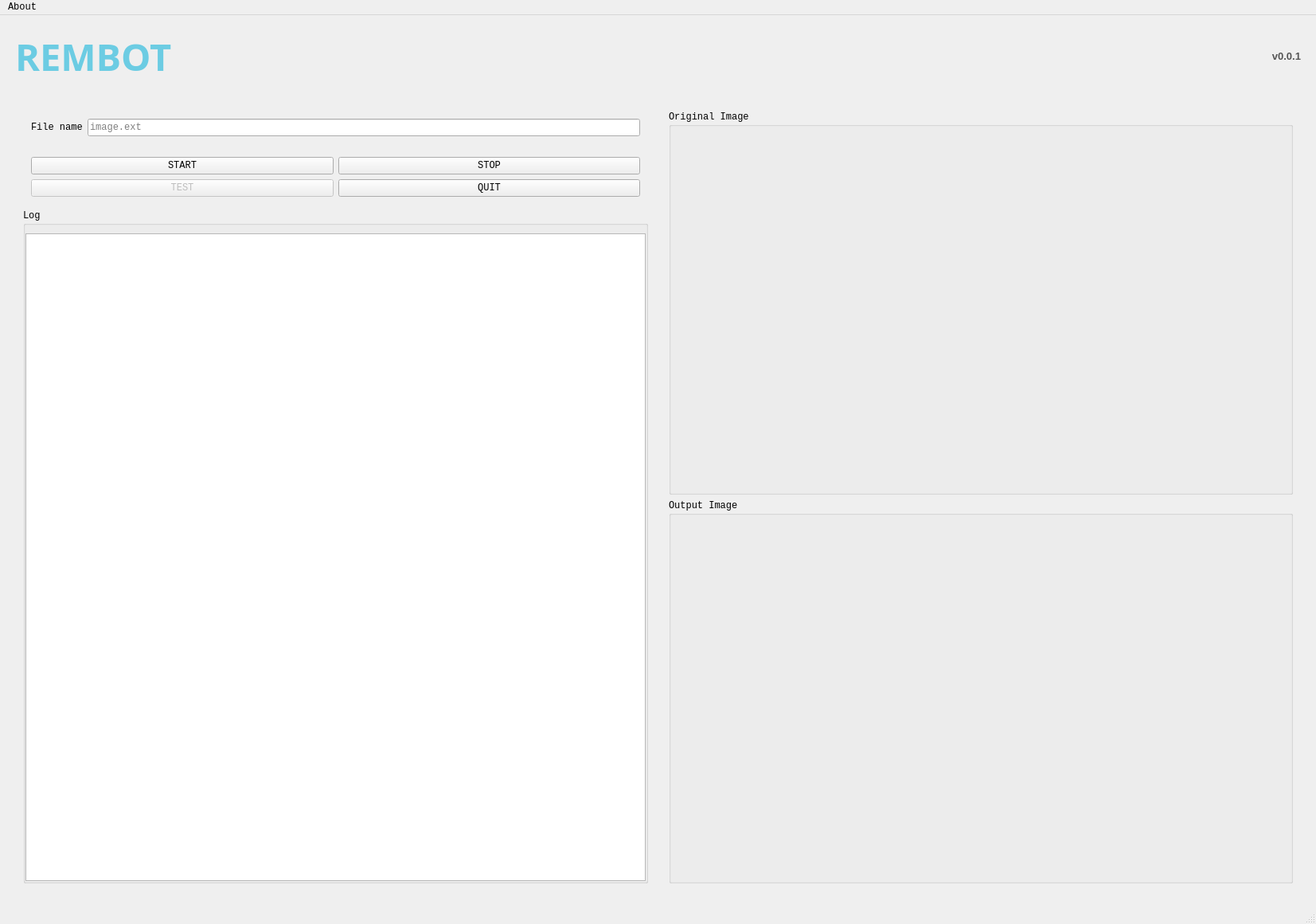
<?xml version="1.0" encoding="UTF-8"?>
<ui version="4.0">
 <class>Main</class>
 <widget class="QMainWindow" name="Main">
  <property name="geometry">
   <rect>
    <x>0</x>
    <y>0</y>
    <width>1653</width>
    <height>1160</height>
   </rect>
  </property>
  <property name="sizePolicy">
   <sizepolicy hsizetype="Fixed" vsizetype="Fixed">
    <horstretch>0</horstretch>
    <verstretch>0</verstretch>
   </sizepolicy>
  </property>
  <property name="font">
   <font>
    <family>Lucida Console</family>
   </font>
  </property>
  <property name="windowTitle">
   <string>Rembot</string>
  </property>
  <property name="windowIcon">
   <iconset>
    <normaloff>icon.png</normaloff>icon.png</iconset>
  </property>
  <property name="layoutDirection">
   <enum>Qt::LeftToRight</enum>
  </property>
  <property name="styleSheet">
   <string notr="true"/>
  </property>
  <widget class="QWidget" name="Rembot">
   <property name="enabled">
    <bool>true</bool>
   </property>
   <property name="autoFillBackground">
    <bool>false</bool>
   </property>
   <layout class="QVBoxLayout" name="verticalLayout">
    <item>
     <layout class="QHBoxLayout" name="title_box" stretch="0,0">
      <property name="leftMargin">
       <number>10</number>
      </property>
      <property name="topMargin">
       <number>10</number>
      </property>
      <property name="rightMargin">
       <number>10</number>
      </property>
      <property name="bottomMargin">
       <number>10</number>
      </property>
      <item>
       <widget class="QLabel" name="prgoram_title">
        <property name="font">
         <font>
          <family>OCR A Extended</family>
          <pointsize>35</pointsize>
          <weight>75</weight>
          <italic>false</italic>
          <bold>true</bold>
         </font>
        </property>
        <property name="cursor">
         <cursorShape>ArrowCursor</cursorShape>
        </property>
        <property name="layoutDirection">
         <enum>Qt::LeftToRight</enum>
        </property>
        <property name="styleSheet">
         <string notr="true">color: rgb(108, 204, 227);</string>
        </property>
        <property name="text">
         <string>REMBOT</string>
        </property>
        <property name="scaledContents">
         <bool>false</bool>
        </property>
        <property name="alignment">
         <set>Qt::AlignLeading|Qt::AlignLeft|Qt::AlignVCenter</set>
        </property>
        <property name="margin">
         <number>0</number>
        </property>
       </widget>
      </item>
      <item>
       <widget class="QLabel" name="version_number">
        <property name="font">
         <font>
          <family>Tahoma</family>
          <pointsize>10</pointsize>
          <weight>75</weight>
          <bold>true</bold>
         </font>
        </property>
        <property name="styleSheet">
         <string notr="true">color: rgb(85, 85, 85);</string>
        </property>
        <property name="text">
         <string>v0.0.1</string>
        </property>
        <property name="alignment">
         <set>Qt::AlignRight|Qt::AlignTrailing|Qt::AlignVCenter</set>
        </property>
       </widget>
      </item>
     </layout>
    </item>
    <item>
     <layout class="QHBoxLayout" name="content_box">
      <property name="sizeConstraint">
       <enum>QLayout::SetDefaultConstraint</enum>
      </property>
      <property name="leftMargin">
       <number>10</number>
      </property>
      <property name="topMargin">
       <number>10</number>
      </property>
      <property name="rightMargin">
       <number>10</number>
      </property>
      <property name="bottomMargin">
       <number>10</number>
      </property>
      <item>
       <layout class="QVBoxLayout" name="left_box">
        <property name="sizeConstraint">
         <enum>QLayout::SetFixedSize</enum>
        </property>
        <property name="leftMargin">
         <number>10</number>
        </property>
        <property name="topMargin">
         <number>10</number>
        </property>
        <property name="rightMargin">
         <number>10</number>
        </property>
        <property name="bottomMargin">
         <number>10</number>
        </property>
        <item>
         <layout class="QHBoxLayout" name="file_box">
          <property name="leftMargin">
           <number>10</number>
          </property>
          <property name="topMargin">
           <number>10</number>
          </property>
          <property name="rightMargin">
           <number>10</number>
          </property>
          <property name="bottomMargin">
           <number>10</number>
          </property>
          <item>
           <widget class="QLabel" name="label">
            <property name="sizePolicy">
             <sizepolicy hsizetype="Fixed" vsizetype="Preferred">
              <horstretch>0</horstretch>
              <verstretch>0</verstretch>
             </sizepolicy>
            </property>
            <property name="text">
             <string>File name</string>
            </property>
           </widget>
          </item>
          <item>
           <widget class="QLineEdit" name="lineEdit">
            <property name="sizePolicy">
             <sizepolicy hsizetype="Preferred" vsizetype="Preferred">
              <horstretch>0</horstretch>
              <verstretch>0</verstretch>
             </sizepolicy>
            </property>
            <property name="minimumSize">
             <size>
              <width>0</width>
              <height>0</height>
             </size>
            </property>
            <property name="acceptDrops">
             <bool>true</bool>
            </property>
            <property name="layoutDirection">
             <enum>Qt::LeftToRight</enum>
            </property>
            <property name="text">
             <string/>
            </property>
            <property name="frame">
             <bool>true</bool>
            </property>
            <property name="alignment">
             <set>Qt::AlignLeading|Qt::AlignLeft|Qt::AlignVCenter</set>
            </property>
            <property name="placeholderText">
             <string>image.ext</string>
            </property>
           </widget>
          </item>
         </layout>
        </item>
        <item>
         <layout class="QGridLayout" name="button_box">
          <property name="leftMargin">
           <number>10</number>
          </property>
          <property name="topMargin">
           <number>10</number>
          </property>
          <property name="rightMargin">
           <number>10</number>
          </property>
          <property name="bottomMargin">
           <number>10</number>
          </property>
          <item row="0" column="0">
           <widget class="QPushButton" name="start_button">
            <property name="sizePolicy">
             <sizepolicy hsizetype="Minimum" vsizetype="Minimum">
              <horstretch>0</horstretch>
              <verstretch>0</verstretch>
             </sizepolicy>
            </property>
            <property name="text">
             <string>START</string>
            </property>
           </widget>
          </item>
          <item row="0" column="1">
           <widget class="QPushButton" name="stop_button">
            <property name="sizePolicy">
             <sizepolicy hsizetype="Minimum" vsizetype="Minimum">
              <horstretch>0</horstretch>
              <verstretch>0</verstretch>
             </sizepolicy>
            </property>
            <property name="text">
             <string>STOP</string>
            </property>
           </widget>
          </item>
          <item row="1" column="0">
           <widget class="QPushButton" name="test_button">
            <property name="enabled">
             <bool>false</bool>
            </property>
            <property name="sizePolicy">
             <sizepolicy hsizetype="Minimum" vsizetype="Minimum">
              <horstretch>0</horstretch>
              <verstretch>0</verstretch>
             </sizepolicy>
            </property>
            <property name="text">
             <string>TEST</string>
            </property>
           </widget>
          </item>
          <item row="1" column="1">
           <widget class="QPushButton" name="quit_button">
            <property name="sizePolicy">
             <sizepolicy hsizetype="Minimum" vsizetype="Minimum">
              <horstretch>0</horstretch>
              <verstretch>0</verstretch>
             </sizepolicy>
            </property>
            <property name="text">
             <string>QUIT</string>
            </property>
           </widget>
          </item>
         </layout>
        </item>
        <item>
         <widget class="QGroupBox" name="log_box">
          <property name="title">
           <string>Log</string>
          </property>
          <property name="flat">
           <bool>true</bool>
          </property>
          <layout class="QVBoxLayout" name="log_layout">
           <property name="leftMargin">
            <number>0</number>
           </property>
           <property name="topMargin">
            <number>10</number>
           </property>
           <property name="rightMargin">
            <number>0</number>
           </property>
           <property name="bottomMargin">
            <number>0</number>
           </property>
           <item>
            <widget class="QTextBrowser" name="textBrowser">
             <property name="sizePolicy">
              <sizepolicy hsizetype="Preferred" vsizetype="Expanding">
               <horstretch>0</horstretch>
               <verstretch>0</verstretch>
              </sizepolicy>
             </property>
            </widget>
           </item>
          </layout>
         </widget>
        </item>
       </layout>
      </item>
      <item>
       <layout class="QVBoxLayout" name="right_box" stretch="0,0">
        <property name="sizeConstraint">
         <enum>QLayout::SetMinAndMaxSize</enum>
        </property>
        <property name="leftMargin">
         <number>10</number>
        </property>
        <property name="topMargin">
         <number>10</number>
        </property>
        <property name="rightMargin">
         <number>10</number>
        </property>
        <property name="bottomMargin">
         <number>10</number>
        </property>
        <item>
         <widget class="QGroupBox" name="original_img_box">
          <property name="title">
           <string>Original Image</string>
          </property>
          <property name="flat">
           <bool>true</bool>
          </property>
          <layout class="QVBoxLayout" name="verticalLayout_2">
           <property name="leftMargin">
            <number>0</number>
           </property>
           <property name="topMargin">
            <number>0</number>
           </property>
           <property name="rightMargin">
            <number>0</number>
           </property>
           <property name="bottomMargin">
            <number>0</number>
           </property>
           <item>
            <widget class="QLabel" name="original_img">
             <property name="text">
              <string/>
             </property>
             <property name="pixmap">
              <pixmap>BlackBox.jpg</pixmap>
             </property>
             <property name="scaledContents">
              <bool>true</bool>
             </property>
            </widget>
           </item>
          </layout>
         </widget>
        </item>
        <item>
         <widget class="QGroupBox" name="output_img_box">
          <property name="title">
           <string>Output Image</string>
          </property>
          <property name="flat">
           <bool>true</bool>
          </property>
          <layout class="QHBoxLayout" name="output_img_box_2">
           <property name="leftMargin">
            <number>0</number>
           </property>
           <property name="topMargin">
            <number>0</number>
           </property>
           <property name="rightMargin">
            <number>0</number>
           </property>
           <property name="bottomMargin">
            <number>0</number>
           </property>
           <item>
            <widget class="QLabel" name="label_2">
             <property name="text">
              <string/>
             </property>
             <property name="pixmap">
              <pixmap>BlackBox.jpg</pixmap>
             </property>
             <property name="scaledContents">
              <bool>true</bool>
             </property>
            </widget>
           </item>
          </layout>
         </widget>
        </item>
       </layout>
      </item>
     </layout>
    </item>
   </layout>
  </widget>
  <widget class="QStatusBar" name="statusbar">
   <property name="sizeGripEnabled">
    <bool>true</bool>
   </property>
  </widget>
  <widget class="QMenuBar" name="menuBar">
   <property name="geometry">
    <rect>
     <x>0</x>
     <y>0</y>
     <width>1653</width>
     <height>38</height>
    </rect>
   </property>
   <widget class="QMenu" name="about">
    <property name="title">
     <string>About</string>
    </property>
   </widget>
   <addaction name="about"/>
  </widget>
 </widget>
 <resources/>
 <connections/>
</ui>
